Frame 1 (no input): blank canvas, image omitted
Frame 60 (no input): blank canvas, image omitted
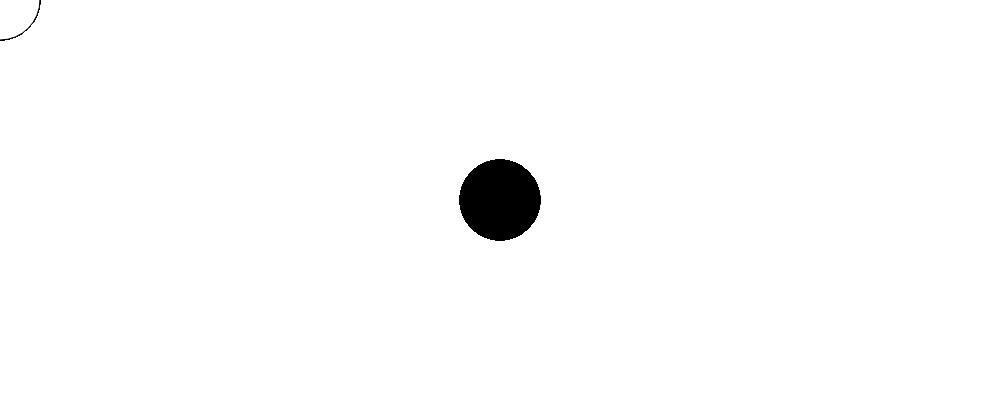
Frame 120 (the mouse pressed at the canvas centre since frame 60)

The p5.js sketch whose frames 1 and 60 were blank and that drew this single picture after the mouse press (run headless with seeded random() and noise() and a simulated clock; from frame 60 on, the mouse is pressed at the canvas centre):

// p5.js sketch
// ── sketch.js
function setup() {
  createCanvas(1000,400)
}

function draw() {
  if(mouseIsPressed) {
    fill(0);
  }else{
    fill(255);
  }
  ellipse(mouseX,mouseY,80,80)
  }
